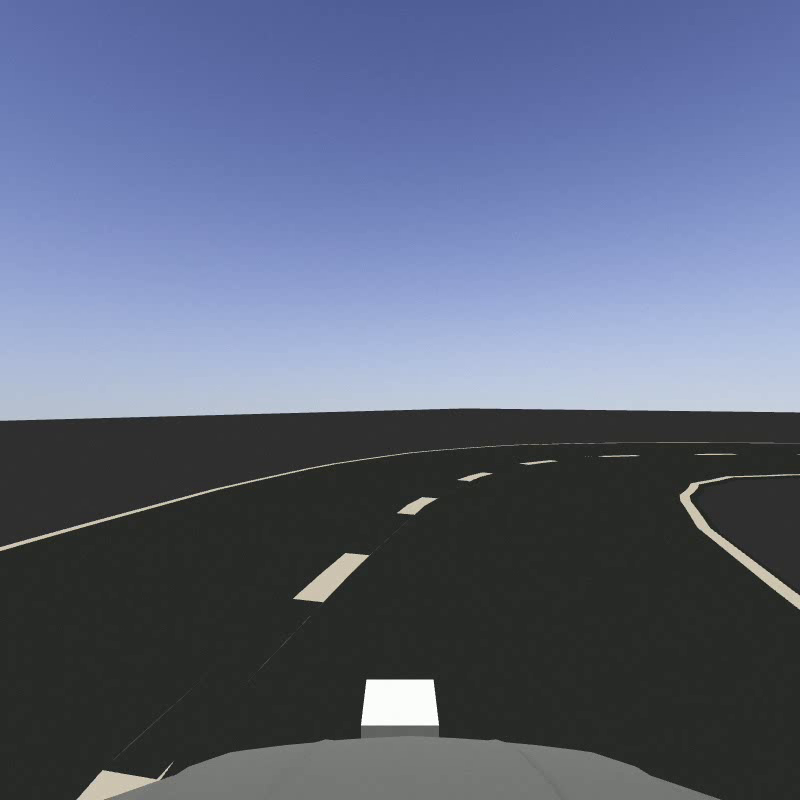
#> input picture frame 99 of test.mp4, 800 x 800 px
$ python lanedetect.py
#> lines starting #> are read from the running program, lines starting #| are printed output that depends on the picture; after the words box and inside, x2 and y2 are one past the last pixel; in counts of white or black regions, pixels touching at a corner belong together; long printed decimals are rounded
import cv2 as cv
import numpy as np

def make_points(img, line):
    slope, intercept = line
    y1 = int(img.shape[0])
    y2 = int(y1*3/5)
    x1 = int((y1 - intercept)/slope)
    x2 = int((y2 - intercept)/slope)
    print(slope, intercept)
    return [[x1, y1, x2, y2]]

def average_slope_intercept(img, lines):
    left_fit = []
    right_fit = []
    for line in lines:
        for x1, y1, x2, y2 in line:
            print(line)
            fit = np.polyfit((x1, x2), (y1, y2), 1)
            slope = fit[0]
            intercept = fit[1]
            if slope < 0:
                left_fit.append((slope, intercept))
            else:
                right_fit.append((slope, intercept))

    left_fit_average = np.average(left_fit, axis=0)
    right_fit_average = np.average(right_fit, axis=0)
    left_line = make_points(img, left_fit_average)
    right_line = make_points(img, right_fit_average)
    averaged_lines = [left_line, right_line]
    print(averaged_lines)
    return averaged_lines

def display_line(image, lines):
    line_image = np.zeros_like(image)
    if lines is not None:
        for line in lines:
            for x1, y1, x2, y2 in line:
                cv.line(line_image, (x1, y1), (x2, y2), (255, 0, 0), 10)
    return line_image


if __name__ == "__main__":
    cap = cv.VideoCapture('test.mp4')
    while(cap.isOpened()):
        ret, frame = cap.read()
#> frame is the input picture: shape (800, 800, 3); mean B, G, R 124.5, 100.9, 92
        if ret == True:
            gray = cv.cvtColor(frame, cv.COLOR_BGR2GRAY)
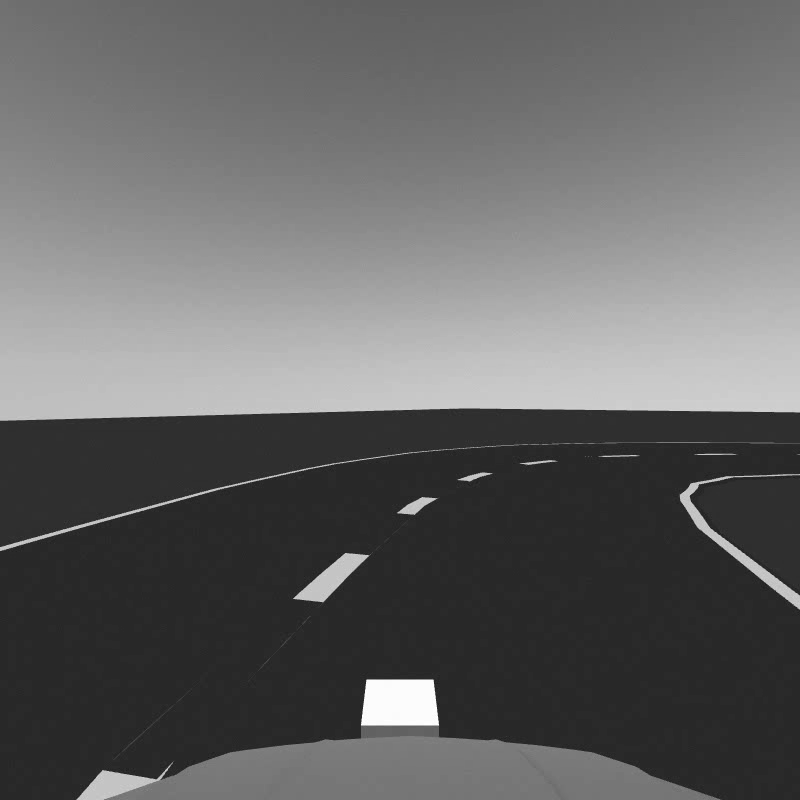
#> gray: shape (800, 800); min 26, max 255, mean 100.9
            edges = cv.Canny(gray, 50, 150, apertureSize=3)
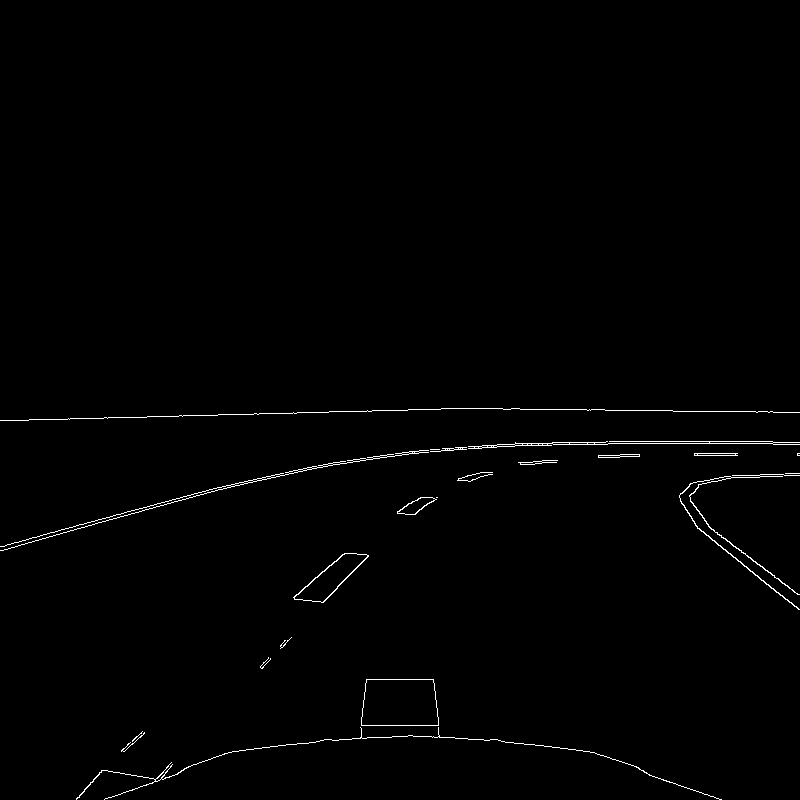
#> edges: shape (800, 800); 0.77% white in thin lines or dots, all inside (x1, y1, x2, y2) = (0, 408, 800, 800)
            lanes_list = []
            lanes = cv.HoughLinesP(edges, 1, np.pi/180, 10, minLineLength=10, maxLineGap=10)
#> lanes = 128 rows, first 6: [430, 451, 561, 442], [709, 442, 745, 443], [86, 418, 200, 415], [503, 409, 604, 409], [346, 411, 459, 408], [3, 550, 253, 479]
            averaged_lines = average_slope_intercept(frame, lanes)
#> the loop in average_slope_intercept, `for line in lines:` made 128 passes
#> line on passes 1 to 12: [[430, 451, 561, 442]], [[709, 442, 745, 443]], [[86, 418, 200, 415]], [[503, 409, 604, 409]], [[346, 411, 459, 408]], [[3, 550, 253, 479]], [[606, 441, 772, 441]], [[380, 455, 458, 447]], [[323, 602, 367, 555]], [[708, 526, 798, 594]], [[605, 457, 619, 457]], [[505, 742, 559, 747]]
#| [[430 451 561 442]]
#| [[709 442 745 443]]
#| [[ 86 418 200 415]]
#| [[503 409 604 409]]
#| [[346 411 459 408]]
#| [[  3 550 253 479]]
#| [[606 441 772 441]]
#| [[380 455 458 447]]
#> (further printed lines are left out)
#> after the loop in average_slope_intercept, `for line in lines:`: left_fit = 74 pairs, first value -10 to -1.26e-16, second value 408 to 5107; right_fit = 54 pairs, first value 3.38e-18 to 10.25, second value -3765.5 to 751.8
#> in average_slope_intercept, `left_fit_average = np.average(left_fit, axis=0)`: left_fit_average = [-0.515, 707.2]
#> in average_slope_intercept, `right_fit_average = np.average(right_fit, axis=0)`: right_fit_average = [0.37, 333]
#> in make_points, `slope, intercept = line`: slope = -0.515; intercept = 707.2
#> in make_points, `x1 = int((y1 - intercept)/slope)`: x1 = -180
#> in make_points, `x2 = int((y2 - intercept)/slope)`: x2 = 441
#| -0.515 707.227
#> in average_slope_intercept, `left_line = make_points(img, left_fit_average)`: left_line = [[-180, 800, 441, 480]]
#| 0.3699 332.986
#> in average_slope_intercept, `right_line = make_points(img, right_fit_average)`: right_line = [[1262, 800, 397, 480]]
#> in average_slope_intercept, `averaged_lines = [left_line, right_line]`: averaged_lines = [[[-180, 800, 441, 480]], [[1262, 800, 397, 480]]]
#| [[[-180, 800, 441, 480]], [[1262, 800, 397, 480]]]
#> averaged_lines = [[[-180, 800, 441, 480]], [[1262, 800, 397, 480]]]
            display_lines = display_line(frame, averaged_lines)
#> the loop in display_line, `for line in lines:` made 2 passes
#> after the loop in display_line, `for line in lines:`:
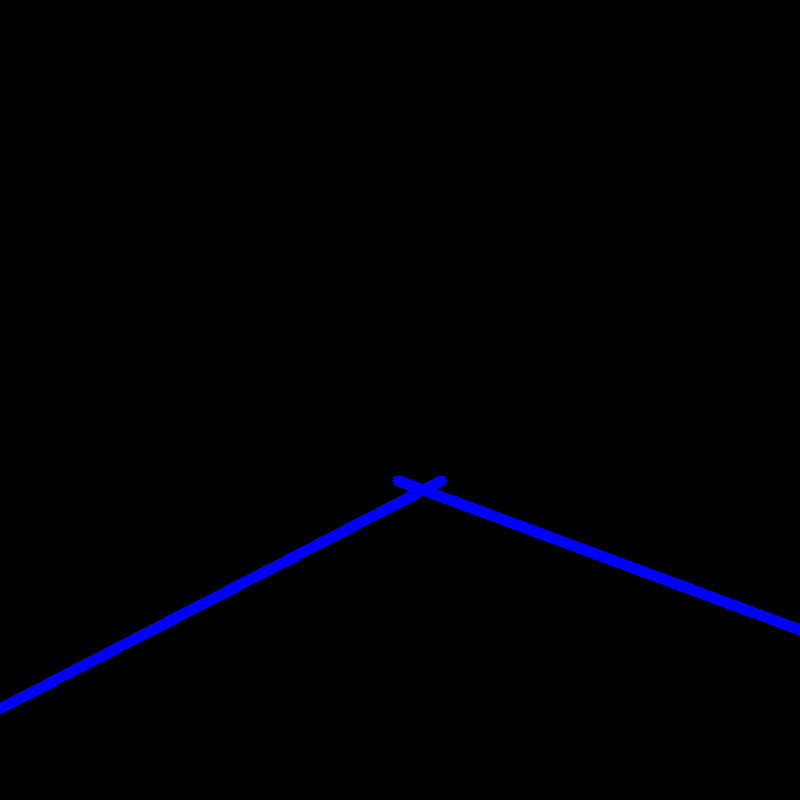
#> line_image: shape (800, 800, 3); mean of channels 0, 1, 2 4, 0, 0; drawn as B, G, R

            cv.imshow('display_lines ', display_lines )
            cv.imshow('edges', edges)
            if cv.waitKey(25) & 0xFF == ord('q'):
#> (key q is pressed here)
                break
        else:
            break
    cap.release()
    cv.destroyAllWindows()

$ run again, starting later in the video
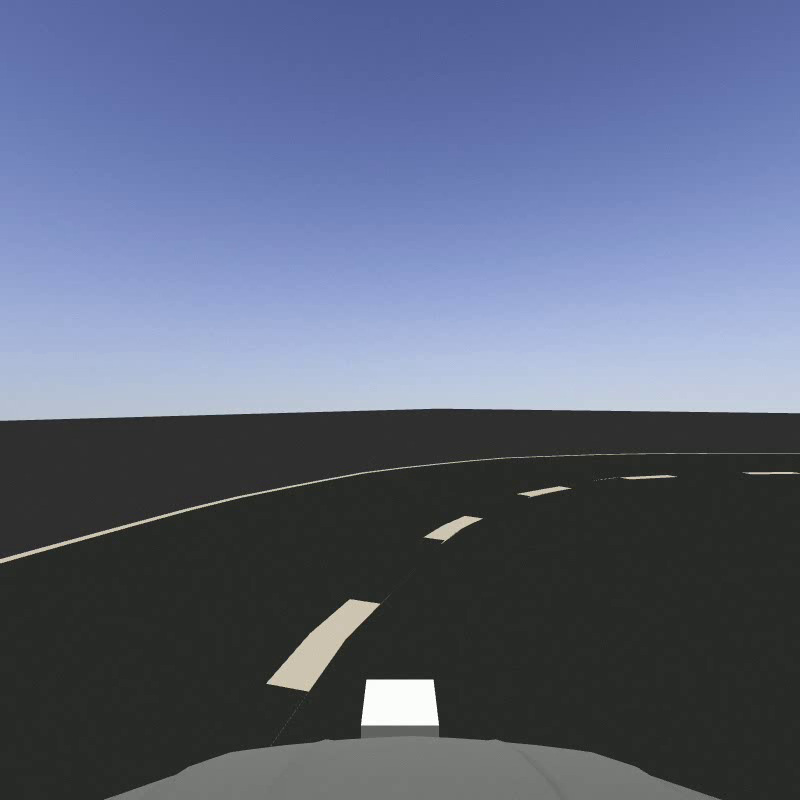
#> input picture frame 449 of test.mp4, 800 x 800 px
#> frame is the input picture: shape (800, 800, 3); mean B, G, R 124.5, 101, 92.1
#> `edges = cv.Canny(gray, 50, 150, apertureSize=3)`:
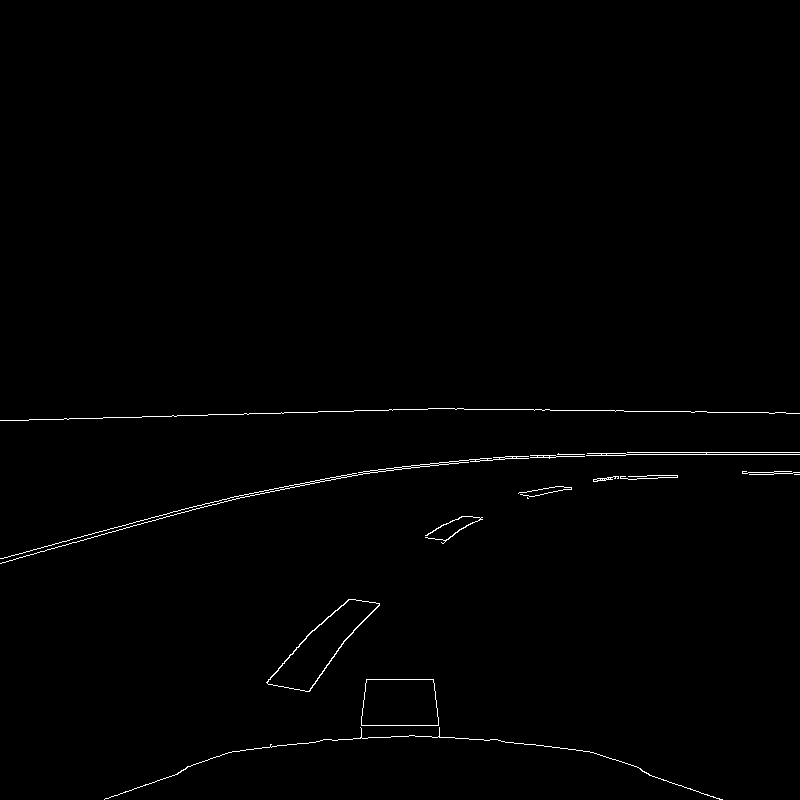
#> edges: shape (800, 800); 0.66% white in thin lines or dots, all inside (x1, y1, x2, y2) = (0, 408, 800, 800)
#> lanes = 99 rows, first 6: [601, 454, 646, 452], [530, 457, 555, 457], [383, 469, 402, 466], [0, 558, 222, 499], [101, 534, 228, 500], [786, 413, 799, 413]
#> the loop in average_slope_intercept, `for line in lines:` made 99 passes
#> (printed output is left out)
#> after the loop in average_slope_intercept, `for line in lines:`: left_fit = 65 pairs, first value -7.83 to -4.45e-16, second value 410 to 3547; right_fit = 34 pairs, first value 1.53e-16 to 9.8, second value -3570.2 to 725
#> left_fit_average = [-0.422, 684.3]
#> right_fit_average = [0.387, 369.2]
#> slope = -0.422; intercept = 684.3
#> x1 = -274
#> x2 = 483
#| -0.4224 684.252
#> left_line = [[-274, 800, 483, 480]]
#| 0.3871 369.210
#> right_line = [[1112, 800, 286, 480]]
#> in average_slope_intercept, `averaged_lines = [left_line, right_line]`: averaged_lines = [[[-274, 800, 483, 480]], [[1112, 800, 286, 480]]]
#| [[[-274, 800, 483, 480]], [[1112, 800, 286, 480]]]
#> the loop in display_line, `for line in lines:` made 2 passes
#> after the loop in display_line, `for line in lines:`:
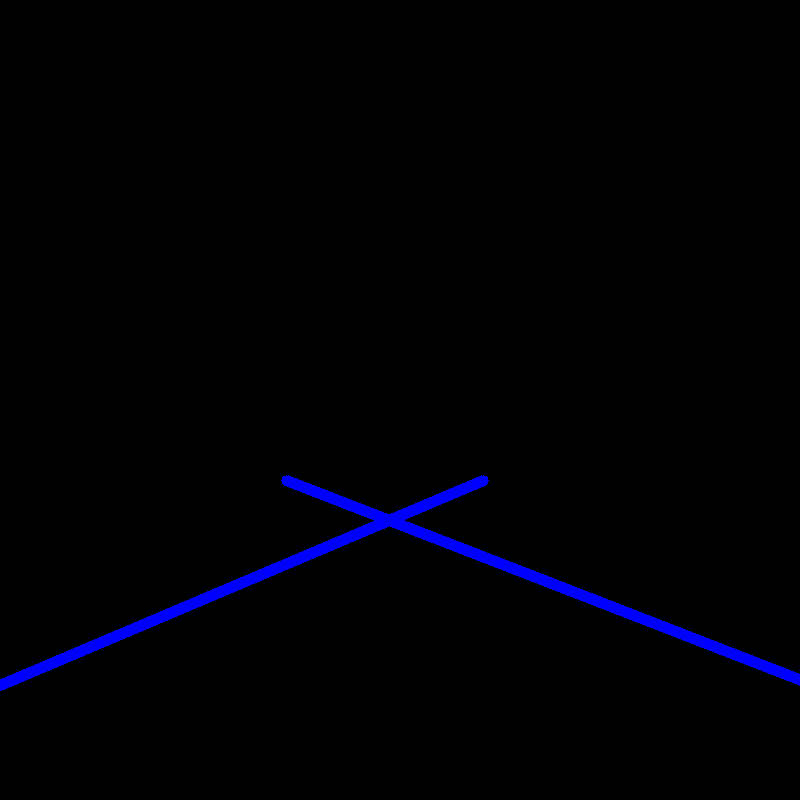
#> line_image: shape (800, 800, 3); mean of channels 0, 1, 2 4.7, 0, 0; drawn as B, G, R

$ run again, starting later in the video
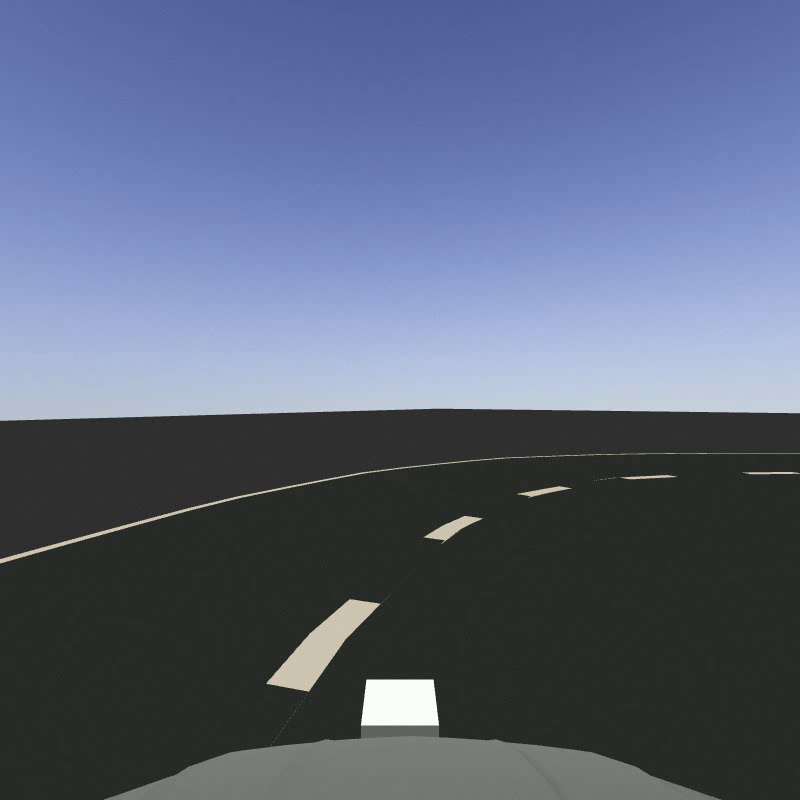
#> input picture frame 799 of test.mp4, 800 x 800 px
#> frame is the input picture: shape (800, 800, 3); mean B, G, R 124.5, 101, 92.1
#> `edges = cv.Canny(gray, 50, 150, apertureSize=3)`:
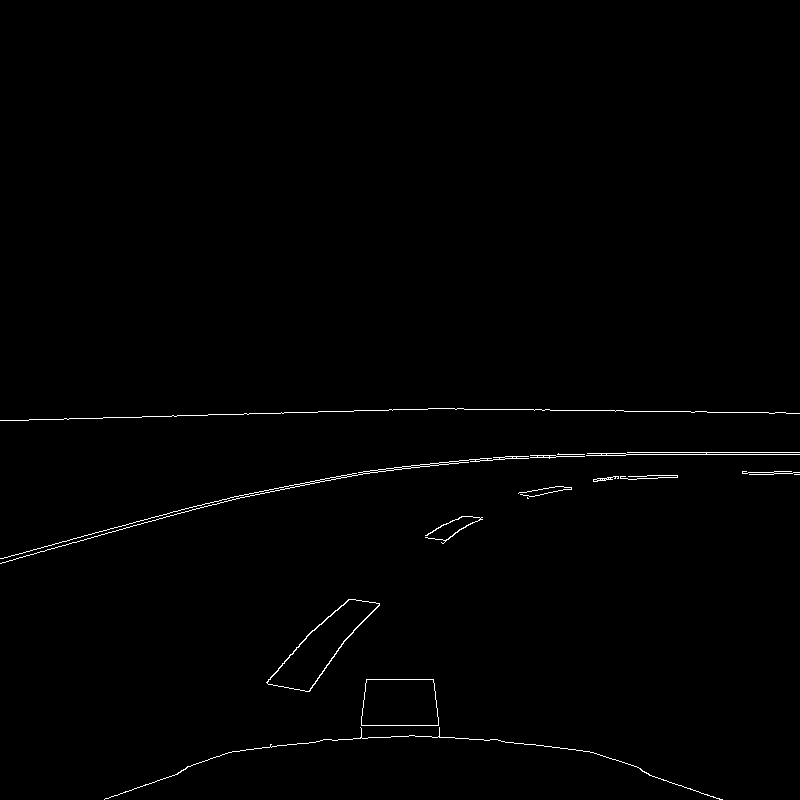
#> edges: shape (800, 800); 0.66% white in thin lines or dots, all inside (x1, y1, x2, y2) = (0, 408, 800, 800)
#> lanes = 99 rows, first 6: [601, 454, 646, 452], [530, 457, 555, 457], [383, 469, 402, 466], [0, 558, 222, 499], [101, 534, 228, 500], [786, 413, 799, 413]
#> the loop in average_slope_intercept, `for line in lines:` made 99 passes
#> (printed output is left out)
#> after the loop in average_slope_intercept, `for line in lines:`: left_fit = 65 pairs, first value -7.83 to -4.45e-16, second value 410 to 3547; right_fit = 34 pairs, first value 1.53e-16 to 9.8, second value -3570.2 to 725
#> left_fit_average = [-0.422, 684.3]
#> right_fit_average = [0.387, 369.2]
#> slope = -0.422; intercept = 684.3
#> x1 = -274
#> x2 = 483
#| -0.4224 684.252
#> left_line = [[-274, 800, 483, 480]]
#| 0.3871 369.210
#> right_line = [[1112, 800, 286, 480]]
#> in average_slope_intercept, `averaged_lines = [left_line, right_line]`: averaged_lines = [[[-274, 800, 483, 480]], [[1112, 800, 286, 480]]]
#| [[[-274, 800, 483, 480]], [[1112, 800, 286, 480]]]
#> the loop in display_line, `for line in lines:` made 2 passes
#> after the loop in display_line, `for line in lines:`:
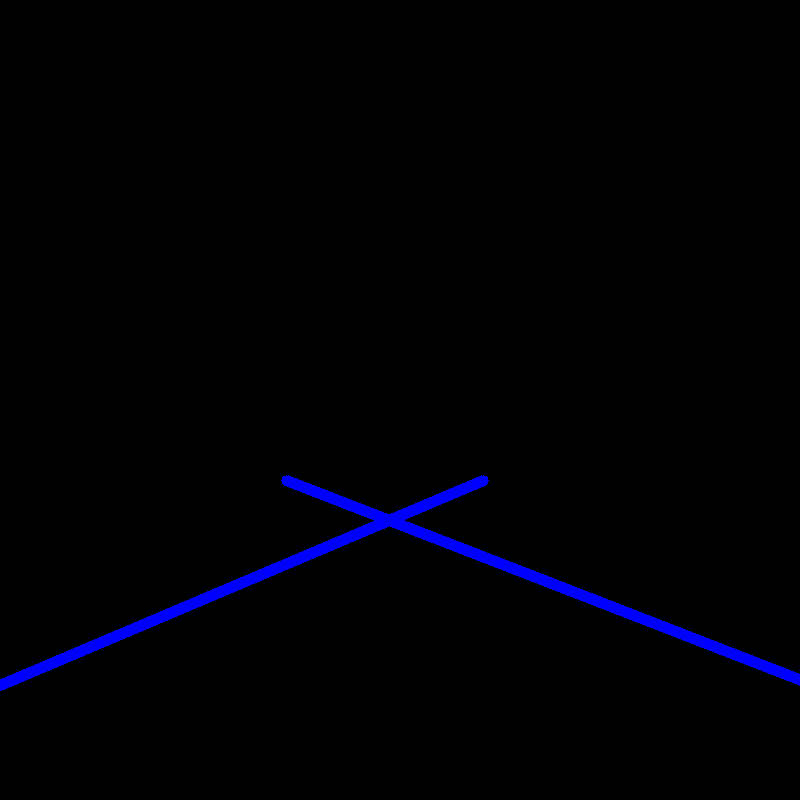
#> line_image: shape (800, 800, 3); mean of channels 0, 1, 2 4.7, 0, 0; drawn as B, G, R
